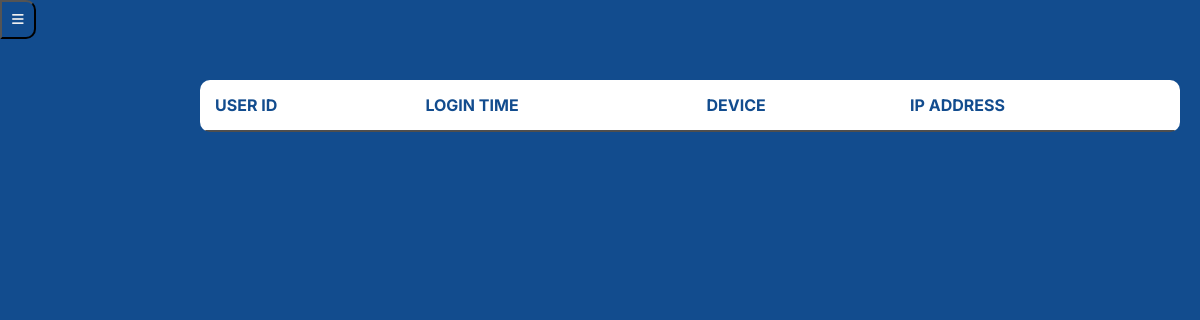
Before: /admin/history.php (signed in) with the older database file.
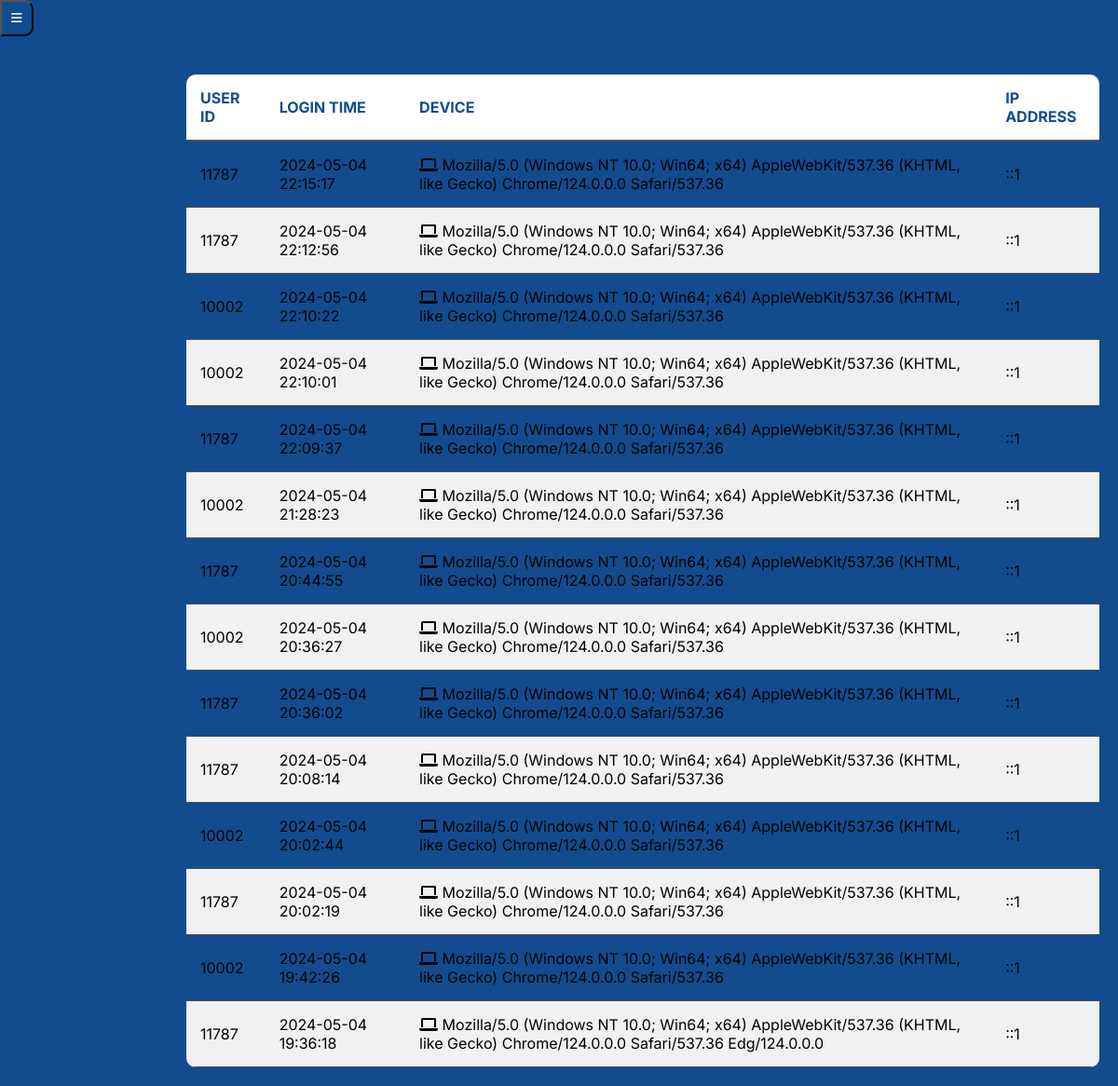
After: the same page with the newer database file.
### tables this page shows
CREATE TABLE `history` (
  `id` int(11) NOT NULL,
  `user_id` int(11) DEFAULT NULL,
  `login_time` datetime DEFAULT current_timestamp(),
  `device` varchar(255) DEFAULT NULL,
  `ip_address` varchar(45) DEFAULT NULL
);

### admin/history.php (the view, shortened to what this page needs)
<?php
include 'db_connection.php';
$query_history = "SELECT user_id, login_time, device, ip_address FROM history ORDER BY login_time DESC";
$stmt = $pdo->prepare($query_history);
$stmt->execute();
$history_data = $stmt->fetchAll(PDO::FETCH_ASSOC);
include 'navbar.php';
?>
<!DOCTYPE html>
<html lang="en">
<head>
    <link rel="stylesheet" href="https://cdnjs.cloudflare.com/ajax/libs/font-awesome/6.0.0-beta3/css/all.min.css">
    <link rel="stylesheet" href="./cssadmin/history.css">
</head>
<body>
    <div class="container">
        <table>
            <thead>
                <tr>
                    <th>User ID</th>
                    <th>Login Time</th>
                    <th>Device</th>
                    <th>IP Address</th>
                </tr>
            </thead>
            <tbody>
                <?php foreach ($history_data as $entry): ?>
                    <tr>
                        <td><?php echo htmlspecialchars($entry['user_id']); ?></td>
                        <td><?php echo htmlspecialchars($entry['login_time']); ?></td>
                        <td>
                            <i class="fas fa-laptop"></i>
                            <?php echo htmlspecialchars($entry['device']); ?>
                        </td>
                        <td><?php echo htmlspecialchars($entry['ip_address']); ?></td>
                    </tr>
                <?php endforeach; ?>
            </tbody>
        </table>
    </div>
</body>
</html>

### admin/navbar.php (shortened to what this page needs)
<!DOCTYPE html>
<html lang="en">
<head>
    <link rel="stylesheet" href="https://cdnjs.cloudflare.com/ajax/libs/font-awesome/6.0.0-beta3/css/all.min.css">
</head>
<body>
    <button class="navbar-toggle" onclick="toggleNavbar()">
        <i class="fas fa-bars"></i>
    </button>
</body>
</html>

### admin/cssadmin/history.css (style rules this page uses)
body { font-family: 'Inter', sans-serif; background-color: #124c8e; color: #000000; margin: 0; padding: 0; }
.container { display: flex; border-radius: 10px; padding: 20px; margin-top: 5%; margin-left: 15%; }
table { width: 100%; border-collapse: collapse; background-color: #124c8e; border-radius: 10px; overflow: hidden; }
th { background-color: white; color: #124c8e; padding: 15px; text-align: left; text-transform: uppercase; border-bottom: 2px solid #4e4e4e; }
td { padding: 15px; border-bottom: 1px solid #4e4e4e; }
tr:nth-child(even) { background-color: #f1f1f1; }

### admin/navbar.php (style rules this page uses)
.navbar-toggle { background-color: #124c8e; color: #f0f0f0; padding: 10px; border-radius: 0 10px 10px 0; position: fixed; top: 0px; left: 0; cursor: pointer; transition: background-color 0.3s; }

Changed rows visible on the page:
added history: user "11787", login_time "2024-05-04 22:15:17", device "Mozilla/5.0 (Windows NT 10.0; Win64; x64) AppleWebKit/537.36 (KHTML, like Gecko) Chrome/124.0.0.0 Safari/537.36", ip_address "::1"
added history: user "11787", login_time "2024-05-04 22:12:56", device "Mozilla/5.0 (Windows NT 10.0; Win64; x64) AppleWebKit/537.36 (KHTML, like Gecko) Chrome/124.0.0.0 Safari/537.36", ip_address "::1"
added history: user "10002", login_time "2024-05-04 22:10:22", device "Mozilla/5.0 (Windows NT 10.0; Win64; x64) AppleWebKit/537.36 (KHTML, like Gecko) Chrome/124.0.0.0 Safari/537.36", ip_address "::1"
added history: user "10002", login_time "2024-05-04 22:10:01", device "Mozilla/5.0 (Windows NT 10.0; Win64; x64) AppleWebKit/537.36 (KHTML, like Gecko) Chrome/124.0.0.0 Safari/537.36", ip_address "::1"
added history: user "11787", login_time "2024-05-04 22:09:37", device "Mozilla/5.0 (Windows NT 10.0; Win64; x64) AppleWebKit/537.36 (KHTML, like Gecko) Chrome/124.0.0.0 Safari/537.36", ip_address "::1"
added history: user "10002", login_time "2024-05-04 21:28:23", device "Mozilla/5.0 (Windows NT 10.0; Win64; x64) AppleWebKit/537.36 (KHTML, like Gecko) Chrome/124.0.0.0 Safari/537.36", ip_address "::1"
added history: user "11787", login_time "2024-05-04 20:44:55", device "Mozilla/5.0 (Windows NT 10.0; Win64; x64) AppleWebKit/537.36 (KHTML, like Gecko) Chrome/124.0.0.0 Safari/537.36", ip_address "::1"
added history: user "10002", login_time "2024-05-04 20:36:27", device "Mozilla/5.0 (Windows NT 10.0; Win64; x64) AppleWebKit/537.36 (KHTML, like Gecko) Chrome/124.0.0.0 Safari/537.36", ip_address "::1"
added history: user "11787", login_time "2024-05-04 20:36:02", device "Mozilla/5.0 (Windows NT 10.0; Win64; x64) AppleWebKit/537.36 (KHTML, like Gecko) Chrome/124.0.0.0 Safari/537.36", ip_address "::1"
added history: user "11787", login_time "2024-05-04 20:08:14", device "Mozilla/5.0 (Windows NT 10.0; Win64; x64) AppleWebKit/537.36 (KHTML, like Gecko) Chrome/124.0.0.0 Safari/537.36", ip_address "::1"
added history: user "10002", login_time "2024-05-04 20:02:44", device "Mozilla/5.0 (Windows NT 10.0; Win64; x64) AppleWebKit/537.36 (KHTML, like Gecko) Chrome/124.0.0.0 Safari/537.36", ip_address "::1"
added history: user "11787", login_time "2024-05-04 20:02:19", device "Mozilla/5.0 (Windows NT 10.0; Win64; x64) AppleWebKit/537.36 (KHTML, like Gecko) Chrome/124.0.0.0 Safari/537.36", ip_address "::1"
added history: user "10002", login_time "2024-05-04 19:42:26", device "Mozilla/5.0 (Windows NT 10.0; Win64; x64) AppleWebKit/537.36 (KHTML, like Gecko) Chrome/124.0.0.0 Safari/537.36", ip_address "::1"
added history: user "11787", login_time "2024-05-04 19:36:18", device "Mozilla/5.0 (Windows NT 10.0; Win64; x64) AppleWebKit/537.36 (KHTML, like Gecko) Chrome/124.0.0.0 Safari/537.36 Edg/124.0.0.0", ip_address "::1"
